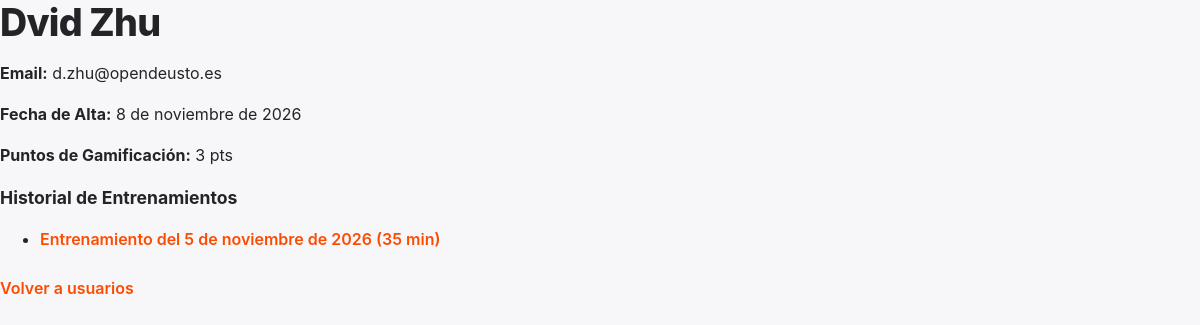
The app's page /usuarios/4/ with its own data.
### FitrivalsApp/models.py (models this page shows, shortened)
class Usuario(models.Model):
    nombre = models.CharField(max_length=100, unique=True)
    email = models.EmailField(unique=True)
    password = models.CharField(max_length=128)
    fecha_alta = models.DateField(auto_now_add=True)
    puntos = models.IntegerField(default=0)

class Entrenamiento(models.Model):
    usuario = models.ForeignKey(Usuario, on_delete=models.CASCADE, related_name='entrenamientos')
    fecha = models.DateField()
    duracion_minutos = models.PositiveIntegerField(help_text="Duración en minutos")
    notas = models.TextField(blank=True, null=True)
    ejercicios = models.ManyToManyField(Ejercicio, through='EntrenamientoEjercicio')

### FitrivalsApp/views.py (the view)
# urls.py: path('usuarios/<int:pk>/', views.detalle_usuario, name='detalle_usuario'),
def detalle_usuario(request, pk):
    usuario = get_object_or_404(Usuario, pk=pk)
    return render(request, 'usuarios/detalle.html', {'usuario': usuario})

### FitrivalsApp/templates/usuarios/detalle.html (shortened to what this page needs)
{% load static %}
<!DOCTYPE html>
<html lang="es">
<head>
    <link rel="stylesheet" href="{% static 'css/estilos.css' %}">
    <link rel="stylesheet" href="{% static 'css/header-footer.css' %}">
</head>
<body>
    <h1>{{ usuario.nombre }}</h1>
    <p><strong>Email:</strong> {{ usuario.email }}</p>
    <p><strong>Fecha de Alta:</strong> {{ usuario.fecha_alta }}</p>
    <p><strong>Puntos de Gamificación:</strong> {{ usuario.puntos }} pts</p>
    <h3>Historial de Entrenamientos</h3>
    <ul>
        {% for entrenamiento in usuario.entrenamientos.all %}
            <li>
                <a href="{% url 'detalle_entrenamiento' entrenamiento.pk %}">
                    Entrenamiento del {{ entrenamiento.fecha }} ({{ entrenamiento.duracion_minutos }} min)
                </a>
            </li>
        {% empty %}
            <li>Este usuario aún no tiene entrenamientos registrados.</li>
        {% endfor %}
    </ul>
    <div class="detalle-acciones">
        {% if request.session.usuario_id == usuario.id %}
            <a href="{% url 'index' %}" class="btn-primary">Volver al inicio</a>
            <a href="{% url 'lista_usuarios' %}" class="btn-secondary">Ver lista de amigos</a>
        {% else %}
            <a href="{% url 'lista_usuarios' %}" class="btn-primary">Volver a usuarios</a>
        {% endif %}
    </div>
</body>
</html>

### FitrivalsApp/static/css/estilos.css (style rules this page uses)
:root { --strava-orange: #FC4C02; --strava-orange-hover: #E34402; --strava-orange-soft: rgba(252, 76, 2, 0.08); --bg-page: #F7F7FA; --bg-white: #FFFFFF; --text-dark: #242428; --text-muted: #6D6D78; --border-light: #E6E6EB; --radius: 10px; --shadow-sm: 0 1px 3px rgba(0, 0, 0, 0.05); --shadow-md: 0 4px 14px rgba(0, 0, 0, 0.07); }
*, *::before, *::after { box-sizing: border-box; }
html, body { margin: 0; padding: 0; min-height: 100%; background-color: var(--bg-page); color: var(--text-dark); font-family: "Inter", system-ui, -apple-system, "Segoe UI", Roboto, Helvetica, Arial, sans-serif; font-size: 1rem; line-height: 1.55; -webkit-font-smoothing: antialiased; }
h1 { margin: 0 0 0.75rem; font-size: clamp(1.75rem, 4vw, 2.35rem); font-weight: 800; line-height: 1.2; letter-spacing: -0.02em; color: var(--text-dark); }
h3 { margin: 0 0 0.5rem; font-size: 1.1rem; font-weight: 700; color: var(--text-dark); }
a { color: var(--strava-orange); font-weight: 600; text-decoration: none; transition: color 0.15s ease; }
.detalle-acciones { display: flex; flex-wrap: wrap; gap: 0.75rem; margin-top: 1.5rem; }

### FitrivalsApp/static/css/header-footer.css (style rules this page uses)
:root { --strava-orange: #FC4C02; --strava-orange-hover: #E34402; --strava-orange-soft: rgba(252, 76, 2, 0.08); --bg-page: #F7F7FA; --bg-white: #FFFFFF; --text-dark: #242428; --text-muted: #6D6D78; --border-light: #E6E6EB; }

### records on screen
Usuario: nombre "Dvid Zhu", email "d.zhu@opendeusto.es", fecha_alta "8 de noviembre de 2026", puntos "3"
Entrenamiento: fecha "5 de noviembre de 2026", duracion_minutos "35"
